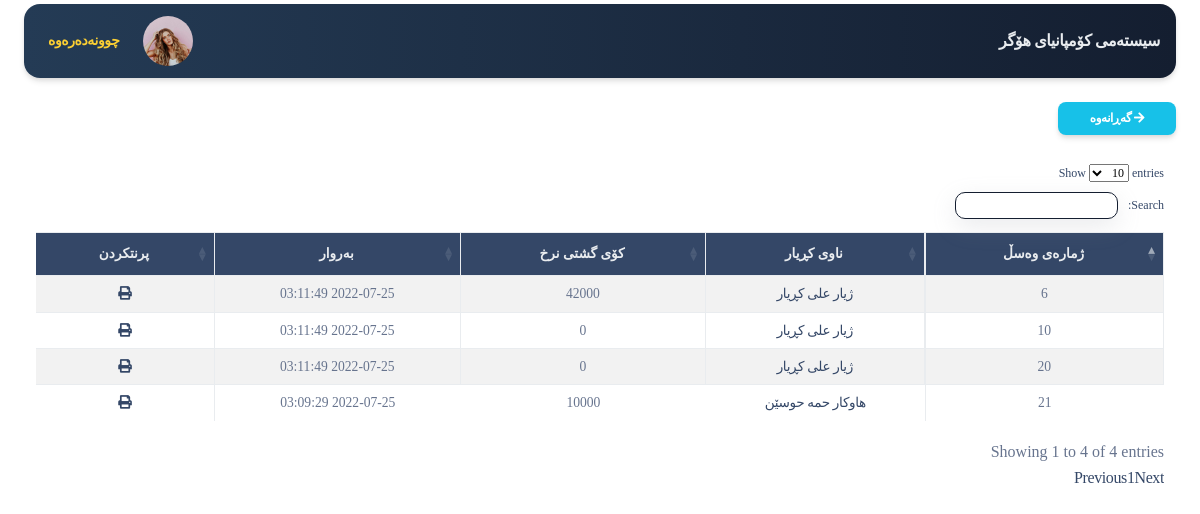
Page /app/sale_helka.php (signed in) on the earlier database version.
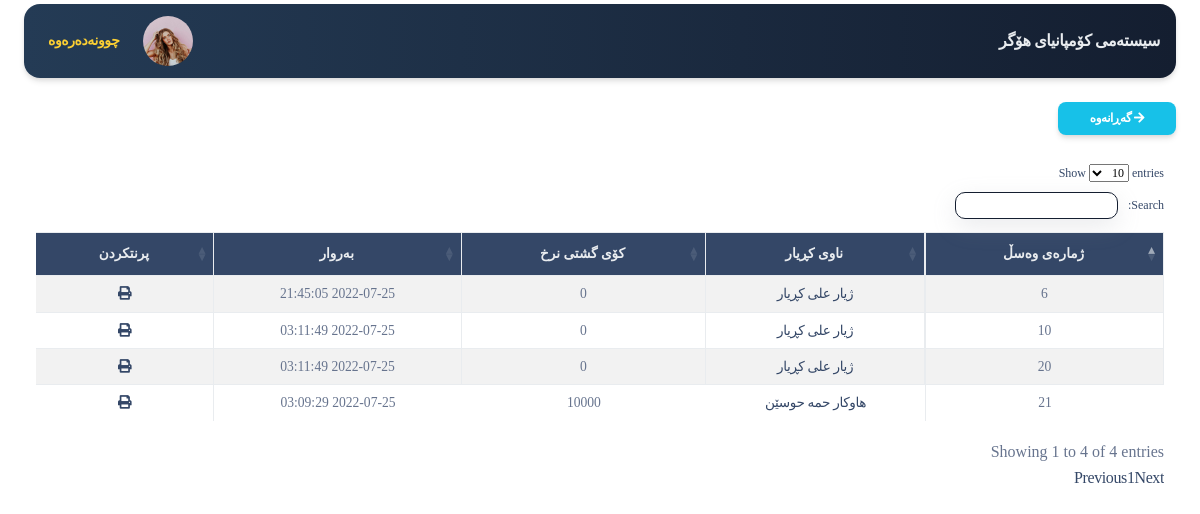
Same page on the later database version.
### tables this page shows
CREATE TABLE `invoice` (
  `id` int(11) NOT NULL,
  `date` timestamp NOT NULL DEFAULT current_timestamp() ON UPDATE current_timestamp(),
  `price` int(255) NOT NULL,
  `type` varchar(255) NOT NULL,
  `note` text NOT NULL,
  `status` int(11) NOT NULL DEFAULT 1,
  `dealer_id` int(255) NOT NULL,
  `customer_id` int(11) NOT NULL DEFAULT 1
);

CREATE TABLE `customer` (
  `id` int(11) NOT NULL,
  `name` varchar(255) NOT NULL,
  `phone` varchar(11) NOT NULL,
  `address` varchar(255) NOT NULL,
  `work_place` varchar(100) NOT NULL,
  `note` text NOT NULL,
  `currency_type` varchar(255) NOT NULL
);

### server/helper.php (called while the page is built, shortened)
<?php
include_once("conn.php");
?>
<?php
function getdata($sql) {
	global $conn;
	$get =  mysqli_query($conn,$sql);
	$result = mysqli_fetch_assoc($get);
	return $result;
}
function show($sql) {
	global $conn;
	$get =  mysqli_query($conn,$sql);
	$result=[];
	while ($row=mysqli_fetch_assoc($get)) {
		$result[]=$row;
	}
	return $result;
}

### app/sale_helka.php (the view, shortened to what this page needs)
<?php require_once('header.php'); ?>
<div class="container-fluid mt-4">
<a href="sale.php" class="btn btn-sm btn-info shadow" >
 <span class="fa fa-arrow-right"></span>
 گەڕانەوە
  </a>
</div>
<div class="container-fluid mt-2">
<div class="row m-auto" >
<div class="col-md-12">
  <div class="table-responsive">
<table id="example" class="table table-hover   table-striped table-bordered  text-center" dir="rtl" style="zoom:85%">
        <thead  class="bg-dark text-light">
            <tr>
                <th>ژمارەی وەسڵ</th>
                <th>ناوی کڕیار</th>
                <th>کۆی گشتی نرخ</th>
                <th>بەروار</th>
                <th>پرنتکردن</th>
            </tr>
        </thead>
        <tbody>
<?php
                 $invoiceList =show("SELECT * from invoice WHERE type='sale_helka'  ORDER BY date DESC");
                 foreach($invoiceList as $invoiceDetails){
?>
       <tr>
          <td><?=$invoiceDetails['id']?></td>
          <td>
            <?php
              $dealer_id=$invoiceDetails['customer_id'];
              $getdealer = getdata(" SELECT * FROM customer WHERE id='$dealer_id' "); ?>
             <a href="customer_detail.php?id=<?=$getdealer['id']?>">
                <?=$getdealer['name']?>
             </a>
        </td>
          <td><?=$invoiceDetails['price']?></td>
          <td><?=$invoiceDetails['date']?></td>
          <td><a href="print_invoice.php?print_type=sale_helka&&invoice_id=<?=$invoiceDetails['id']?>"><i class="fa fa-print"></i></a></td>
      </tr>
<?php
}
?>
        </tbody>
    </table>
    </div>
 </div>
</div>
<?php require_once('footer.php'); ?>

Differences in the rows shown:
changed invoice id 6: price "42000" → "0"; date "2022-07-25 03:11:49" → "2022-07-25 21:45:05"
